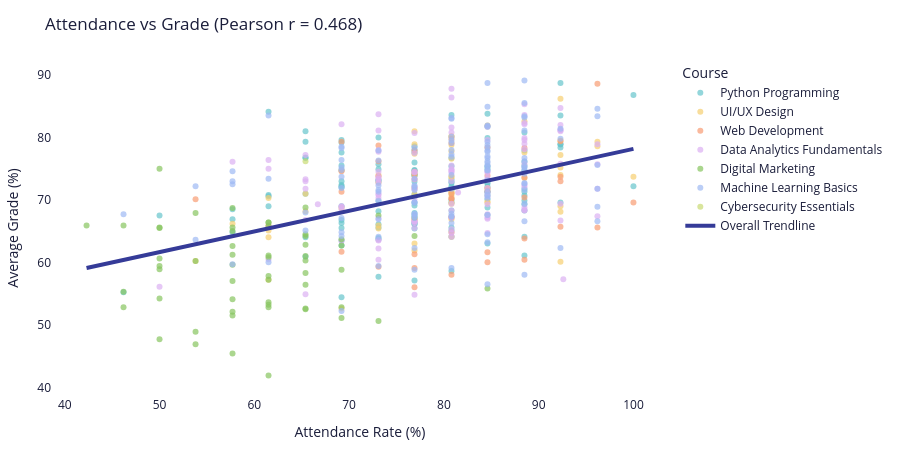

This figure's notebook cell:
### Code cell
corr_val = student_summary[['attendance_rate','avg_grade']].corr().iloc[0,1]

fig = px.scatter(
    student_summary, 
    x='attendance_rate', 
    y='avg_grade',
    color='course_name', 
    trendline='ols', 
    trendline_scope='overall',  
    title=f'Attendance vs Grade (Pearson r = {corr_val:.3f})',
    labels={'attendance_rate':'Attendance Rate (%)','avg_grade':'Average Grade (%)','course_name':'Course'},
    opacity=0.7,
    color_discrete_sequence=px.colors.qualitative.Pastel
)

fig.update_traces(line=dict(color=DARK, width=4), selector=dict(mode='lines'))

fig.update_layout(**CHART)
fig.show()

"""
INSIGHT: The OLS trendline mathematically confirms a very weak relationship. 
1. R-squared (0.046): Attendance explains only 4.6% of the variance in student grades, leaving 95.4% to be driven by other hidden factors.
2. Slope (0.09): A 10% increase in attendance yields less than a 1% increase in the final grade.
3. Intercept (63.25%): The model predicts a passing grade (~63%) even for a student with zero attendance.

Action: Shift retention strategies away from basic attendance tracking. We must prioritize active engagement metrics (video completion, assignment submissions) to effectively identify and help at-risk students.
"""

### Figure 1 — Plotly figure (JSON) as saved in the notebook; plotly's stock layout.template omitted (floating-point values rounded to 4 significant figures; data arrays with more than 128 entries replaced by an {"elided": "..."} marker saying what was removed)
{"data": [{"hovertemplate": "Course=Python Programming<br>Attendance Rate (%)=%{x}<br>Average Grade (%)=%{y}<extra></extra>", "legendgroup": "Python Programming", "marker": {"color": "rgb(102, 197, 204)", "opacity": 0.7, "symbol": "circle"}, "mode": "markers", "name": "Python Programming", "orientation": "v", "showlegend": true, "type": "scatter", "x": [80.8, 84.6, 80.8, 69.2, 57.7, 73.1, 76.9, 80.8, 65.4, 73.1, 84.6, 80.8, 57.7, 69.2, 88.5, 69.2, 88.5, 73.1, 76.9, 84.6, 69.2, 65.4, 88.5, 76.9, 84.6, 73.1, 92.3, 80.8, 76.9, 80.8, 76.9, 88.5, 76.9, 61.5, 69.2, 76.9, 84.6, 92.3, 69.2, 80.8, 57.7, 61.5, 76.9, 80.8, 88.5, 73.1, 76.9, 84.6, 80.8, 76.9, 65.4, 76.9, 80.8, 80.8, 65.4, 69.2, 88.5, 69.2, 76.9, 76.9, 46.2, 84.6, 84.6, 76.9, 84.6, 69.2, 73.1, 92.3, 80.8, 84.6, 76.9, 73.1, 88.5, 69.2, 69.2, 61.5, 61.5, 73.1, 69.2, 65.4, 100.0, 76.9, 76.9, 65.4, 76.9, 88.5, 69.2, 84.6, 84.6, 88.5, 76.9, 76.9, 73.1, 73.1, 88.5, 50.0, 73.1, 88.5, 84.6, 73.1, 69.2, 92.3, 76.9, 100.0, 88.5, 73.1, 92.3, 65.4, 69.2, 92.3, 84.6, 80.8, 84.6, 84.6, 69.2, 80.8, 88.5, 80.8, 80.8], "xaxis": "x", "y": [70.0, 72.6, 83.6, 66.8, 64.8, 72.9, 74.7, 71.6, 81.0, 65.6, 75.4, 65.1, 68.5, 62.7, 71.8, 63.5, 69.9, 75.7, 66.2, 63.0, 77.6, 64.0, 61.1, 65.4, 83.8, 63.9, 88.7, 72.9, 76.0, 76.7, 67.9, 75.5, 67.5, 84.1, 54.4, 74.8, 81.7, 78.4, 65.5, 72.7, 66.9, 70.8, 73.9, 69.6, 77.9, 80.0, 69.1, 72.1, 72.2, 77.6, 60.9, 57.1, 58.6, 75.4, 79.3, 69.0, 70.7, 79.2, 69.6, 72.9, 55.2, 71.3, 79.9, 78.6, 70.1, 75.5, 69.9, 78.9, 71.9, 67.6, 70.5, 68.2, 69.3, 73.0, 74.8, 69.0, 70.6, 73.2, 72.0, 76.7, 86.8, 73.9, 66.4, 71.0, 74.1, 74.7, 72.4, 75.0, 71.2, 71.3, 70.9, 78.0, 73.2, 66.1, 80.8, 67.5, 63.7, 68.3, 73.2, 57.7, 79.6, 69.6, 66.1, 72.2, 64.1, 74.9, 78.9, 76.8, 72.2, 83.5, 72.8, 68.3, 70.7, 68.8, 66.3, 64.1, 76.1, 73.3, 65.6], "yaxis": "y"}, {"hovertemplate": "Course=UI/UX Design<br>Attendance Rate (%)=%{x}<br>Average Grade (%)=%{y}<extra></extra>", "legendgroup": "UI/UX Design", "marker": {"color": "rgb(246, 207, 113)", "opacity": 0.7, "symbol": "circle"}, "mode": "markers", "name": "UI/UX Design", "orientation": "v", "showlegend": true, "type": "scatter", "x": [92.3, 80.8, 84.6, 80.8, 76.9, 57.7, 76.9, 80.8, 80.8, 92.3, 100.0, 80.8, 80.8, 92.3, 76.9, 96.2, 80.8, 69.2, 73.1, 92.3, 88.5, 76.9, 76.9, 65.4, 80.8, 92.3, 53.8, 80.8, 84.6, 69.2, 73.1, 80.8, 76.9, 84.6, 88.5, 61.5, 92.3, 80.8, 80.8, 61.5, 80.8, 76.9, 65.4, 69.2, 84.6, 80.8, 61.5, 80.8, 76.9, 61.5, 73.1, 92.3, 96.2, 88.5, 73.1, 92.3], "xaxis": "x", "y": [86.2, 73.8, 81.9, 78.8, 66.8, 66.2, 73.9, 76.6, 69.4, 74.0, 73.7, 71.2, 66.9, 75.2, 81.0, 78.6, 80.2, 68.7, 74.0, 69.0, 73.5, 61.9, 70.9, 68.2, 69.6, 68.1, 60.2, 70.5, 71.9, 74.7, 65.9, 77.8, 77.4, 69.6, 77.6, 65.1, 77.2, 73.6, 71.0, 70.3, 64.1, 63.0, 71.0, 52.6, 69.7, 80.2, 64.0, 71.3, 78.9, 57.2, 72.8, 60.1, 79.3, 82.6, 65.4, 79.5], "yaxis": "y"}, {"hovertemplate": "Course=Web Development<br>Attendance Rate (%)=%{x}<br>Average Grade (%)=%{y}<extra></extra>", "legendgroup": "Web Development", "marker": {"color": "rgb(248, 156, 116)", "opacity": 0.7, "symbol": "circle"}, "mode": "markers", "name": "Web Development", "orientation": "v", "showlegend": true, "type": "scatter", "x": [84.6, 76.9, 92.3, 80.8, 88.5, 76.9, 80.8, 92.3, 73.1, 76.9, 76.9, 69.2, 69.2, 96.2, 92.3, 73.1, 80.8, 96.2, 76.9, 84.6, 80.8, 76.9, 88.5, 80.8, 88.5, 84.6, 73.1, 100.0, 80.8, 80.8, 73.1, 88.5, 92.3, 84.6, 84.6, 88.5, 69.2, 80.8, 76.9, 61.5, 84.6, 76.9, 53.8, 80.8, 69.2, 76.9], "xaxis": "x", "y": [71.4, 66.9, 73.0, 70.2, 63.8, 74.5, 67.3, 79.4, 78.7, 74.2, 61.3, 74.6, 79.3, 88.6, 65.7, 59.3, 64.8, 65.6, 71.9, 60.0, 79.8, 73.3, 78.3, 71.0, 60.4, 73.9, 76.2, 69.6, 58.0, 79.1, 73.8, 70.4, 73.7, 71.8, 78.4, 73.6, 71.3, 70.2, 77.9, 65.9, 61.6, 56.0, 70.1, 67.2, 61.7, 59.1], "yaxis": "y"}, {"hovertemplate": "Course=Data Analytics Fundamentals<br>Attendance Rate (%)=%{x}<br>Average Grade (%)=%{y}<extra></extra>", "legendgroup": "Data Analytics Fundamentals", "marker": {"color": "rgb(220, 176, 242)", "opacity": 0.7, "symbol": "circle"}, "mode": "markers", "name": "Data Analytics Fundamentals", "orientation": "v", "showlegend": true, "type": "scatter", "x": [84.6, 73.1, 65.4, 76.9, 92.3, 76.9, 88.5, 96.2, 84.6, 88.5, 69.2, 73.1, 57.7, 80.8, 88.5, 76.9, 76.9, 92.6, 80.8, 88.5, 92.3, 88.5, 92.3, 84.6, 88.5, 73.1, 65.4, 80.8, 76.9, 92.3, 73.1, 96.2, 80.8, 76.9, 73.1, 84.6, 76.9, 88.5, 66.7, 76.9, 80.8, 84.6, 92.3, 80.8, 73.1, 88.5, 73.1, 88.5, 92.3, 80.8, 84.6, 73.1, 76.9, 84.6, 73.1, 92.3, 61.5, 80.8, 80.8, 61.5, 80.8, 73.1, 65.4, 69.2, 88.5, 92.3, 73.1, 88.5, 73.1, 80.8, 84.6, 81.5, 73.1, 65.4, 88.5, 84.6, 80.8, 69.2, 61.5, 73.1, 88.5, 76.9, 69.2, 84.6, 84.6, 88.5, 65.4, 76.9, 80.8, 96.2, 73.1, 80.8, 50.0, 65.4, 96.2, 84.6, 80.8, 73.1, 80.8, 76.9, 84.6, 69.2, 84.6, 73.1, 76.9, 76.9], "xaxis": "x", "y": [81.7, 72.7, 73.0, 66.5, 82.0, 66.6, 79.0, 75.7, 69.3, 82.3, 82.1, 60.4, 76.1, 68.3, 83.6, 72.0, 70.1, 57.3, 67.2, 72.4, 81.0, 68.4, 81.2, 73.6, 78.1, 73.1, 73.3, 86.4, 54.8, 66.7, 70.3, 78.9, 81.6, 77.5, 67.1, 67.0, 71.7, 68.3, 69.3, 66.3, 74.8, 71.1, 84.7, 87.8, 77.7, 79.9, 73.7, 75.8, 69.4, 65.3, 71.9, 83.7, 74.5, 70.6, 81.1, 81.2, 75.0, 74.4, 80.8, 60.5, 74.6, 63.5, 71.8, 69.0, 82.1, 75.8, 71.0, 72.1, 70.8, 75.5, 79.6, 71.2, 78.0, 66.8, 85.3, 67.7, 73.0, 68.5, 76.4, 63.6, 68.8, 73.3, 63.4, 67.2, 74.5, 79.6, 77.2, 80.7, 74.9, 67.4, 62.2, 69.4, 56.1, 54.9, 71.8, 74.4, 64.1, 74.5, 64.7, 65.5, 73.2, 68.9, 64.7, 73.4, 74.4, 66.6], "yaxis": "y"}, {"hovertemplate": "Course=Digital Marketing<br>Attendance Rate (%)=%{x}<br>Average Grade (%)=%{y}<extra></extra>", "legendgroup": "Digital Marketing", "marker": {"color": "rgb(135, 197, 95)", "opacity": 0.7, "symbol": "circle"}, "mode": "markers", "name": "Digital Marketing", "orientation": "v", "showlegend": true, "type": "scatter", "x": [50.0, 61.5, 69.2, 65.4, 69.2, 50.0, 61.5, 50.0, 69.2, 61.5, 65.4, 65.4, 53.8, 57.7, 42.3, 76.9, 50.0, 73.1, 53.8, 57.7, 69.2, 76.9, 46.2, 65.4, 50.0, 57.7, 57.7, 46.2, 61.5, 57.7, 61.5, 61.5, 65.4, 65.4, 57.7, 65.4, 53.8, 65.4, 61.5, 65.4, 61.5, 61.5, 50.0, 46.2, 50.0, 65.4, 61.5, 57.7, 53.8, 61.5, 50.0, 69.2, 57.7, 57.7, 57.7, 84.6, 73.1, 57.7], "xaxis": "x", "y": [75.0, 53.6, 52.8, 52.5, 58.8, 58.9, 66.4, 65.6, 63.7, 53.2, 68.8, 56.4, 48.9, 52.1, 65.9, 67.2, 54.2, 67.5, 67.9, 57.0, 62.7, 64.2, 52.8, 64.2, 59.4, 65.0, 65.6, 55.3, 66.4, 61.2, 65.8, 61.1, 60.3, 61.0, 51.5, 64.5, 60.2, 52.6, 57.8, 62.8, 41.9, 57.2, 65.5, 65.9, 60.6, 58.3, 52.8, 54.1, 46.9, 60.8, 47.7, 51.1, 68.7, 62.6, 59.6, 55.8, 50.6, 45.4], "yaxis": "y"}, {"hovertemplate": "Course=Machine Learning Basics<br>Attendance Rate (%)=%{x}<br>Average Grade (%)=%{y}<extra></extra>", "legendgroup": "Machine Learning Basics", "marker": {"color": "rgb(158, 185, 243)", "opacity": 0.7, "symbol": "circle"}, "mode": "markers", "name": "Machine Learning Basics", "orientation": "v", "showlegend": true, "type": "scatter", "x": [80.8, 84.6, 69.2, 96.2, 84.6, 73.1, 84.6, 76.9, 84.6, 73.1, 76.9, 61.5, 69.2, 96.2, 88.5, 57.7, 88.5, 84.6, 88.5, 76.9, 80.8, 69.2, 88.5, 69.2, 84.6, 84.6, 73.1, 80.8, 65.4, 96.2, 46.2, 80.8, 76.9, 88.5, 84.6, 69.2, 92.3, 76.9, 69.2, 84.6, 88.5, 80.8, 80.8, 80.8, 61.5, 57.7, 84.6, 96.2, 88.5, 57.7, 80.8, 88.5, 88.5, 76.9, 69.2, 80.8, 80.8, 80.8, 57.7, 69.2, 88.5, 84.6, 73.1, 88.5, 76.9, 84.6, 88.5, 88.5, 73.1, 76.9, 73.1, 88.5, 88.5, 53.8, 84.6, 84.6, 73.1, 76.9, 84.6, 73.1, 96.2, 80.8, 69.2, 80.8, 69.2, 96.2, 53.8, 84.6, 76.9, 80.8, 84.6, 76.9, 76.9, 92.3, 76.9, 84.6, 84.6, 84.6, 73.1, 88.5, 80.8, 84.6, 88.5, 84.6, 92.3, 61.5, 84.6, 84.6, 69.2, 84.6, 65.4], "xaxis": "x", "y": [71.8, 77.9, 71.9, 84.6, 76.7, 69.8, 70.3, 67.1, 63.2, 76.3, 69.6, 83.5, 74.8, 71.8, 89.1, 74.6, 76.2, 74.8, 75.2, 71.6, 78.0, 64.2, 83.2, 78.5, 64.5, 73.1, 66.9, 80.1, 65.1, 83.4, 67.7, 66.3, 69.6, 71.6, 75.9, 52.2, 62.3, 67.7, 73.7, 78.8, 72.7, 77.3, 67.8, 74.0, 73.4, 72.5, 77.7, 75.6, 85.5, 59.7, 67.4, 74.7, 75.3, 58.8, 75.2, 76.9, 83.1, 67.3, 73.0, 78.3, 81.1, 75.4, 77.9, 76.7, 72.1, 71.4, 69.4, 72.6, 64.1, 73.4, 59.4, 74.2, 58.0, 63.6, 75.5, 81.9, 71.6, 72.3, 88.7, 72.3, 66.6, 83.0, 76.4, 59.1, 67.1, 68.9, 72.2, 77.0, 67.3, 79.5, 81.8, 78.4, 62.3, 79.8, 67.8, 84.9, 74.7, 79.3, 71.3, 83.4, 79.1, 67.6, 66.6, 56.5, 81.4, 60.0, 76.2, 78.4, 64.8, 70.8, 68.0], "yaxis": "y"}, {"hovertemplate": "Course=Cybersecurity Essentials<br>Attendance Rate (%)=%{x}<br>Average Grade (%)=%{y}<extra></extra>", "legendgroup": "Cybersecurity Essentials", "marker": {"color": "rgb(201, 219, 116)", "opacity": 0.7, "symbol": "circle"}, "mode": "markers", "name": "Cybersecurity Essentials", "orientation": "v", "showlegend": true, "type": "scatter", "x": [65.4], "xaxis": "x", "y": [76.2], "yaxis": "y"}, {"hovertemplate": "<b>OLS trendline</b><br>avg_grade = 0.330387 * attendance_rate + 45.1184<br>R<sup>2</sup>=0.218910<br><br>Attendance Rate (%)=%{x}<br>Average Grade (%)=%{y} <b>(trend)</b><extra></extra>", "legendgroup": "Overall Trendline", "line": {"color": "#353b98", "width": 4}, "mode": "lines", "name": "Overall Trendline", "showlegend": true, "type": "scatter", "x": {"elided": "500 float values"}, "xaxis": "x", "y": {"elided": "500 float values"}, "yaxis": "y"}], "layout": {"font": {"color": "#1a1d3a"}, "height": 450, "legend": {"title": {"text": "Course"}, "tracegroupgap": 0}, "margin": {"b": 50, "l": 50, "r": 30, "t": 60}, "paper_bgcolor": "#ffffff", "plot_bgcolor": "#ffffff", "title": {"text": "Attendance vs Grade (Pearson r = 0.468)"}, "xaxis": {"anchor": "y", "domain": [0, 1], "title": {"text": "Attendance Rate (%)"}}, "yaxis": {"anchor": "x", "domain": [0, 1], "title": {"text": "Average Grade (%)"}}}}
